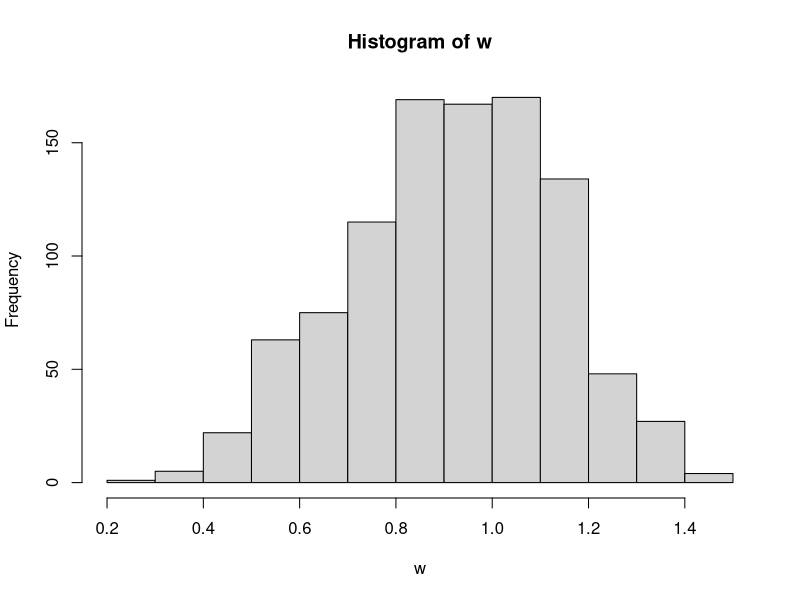
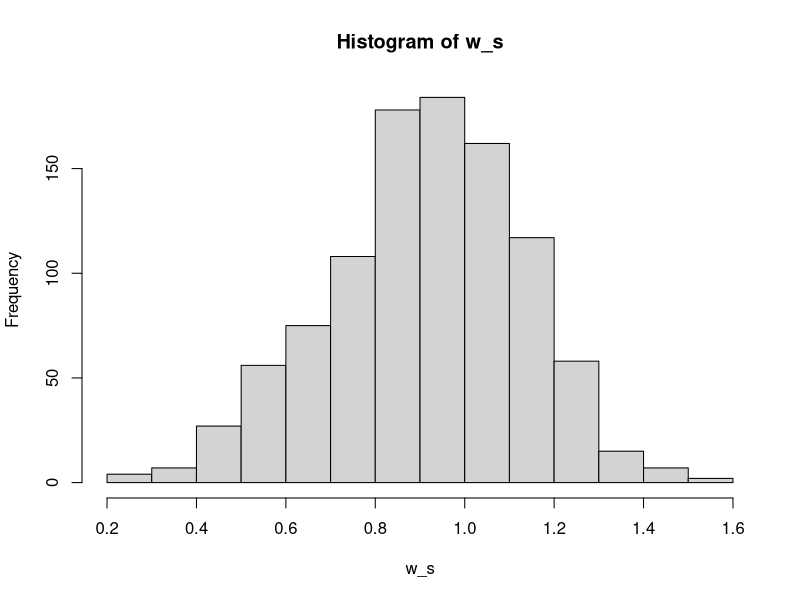
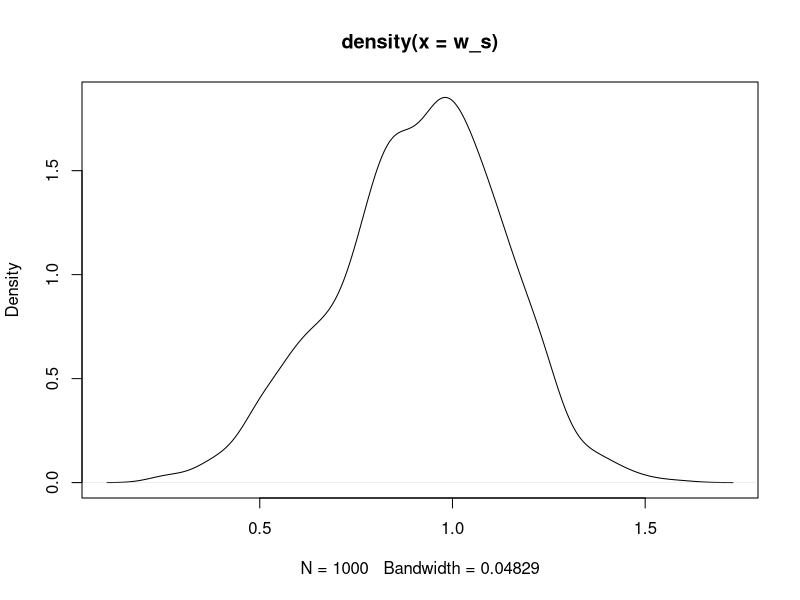
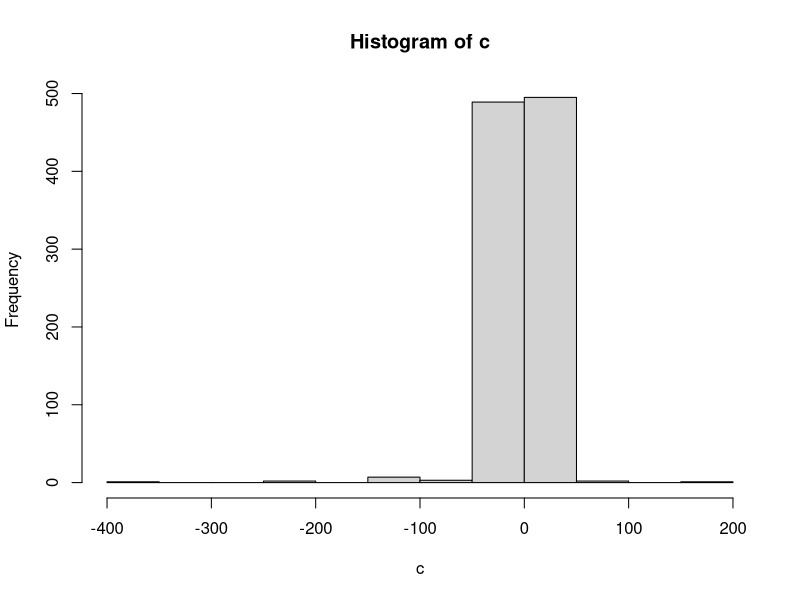
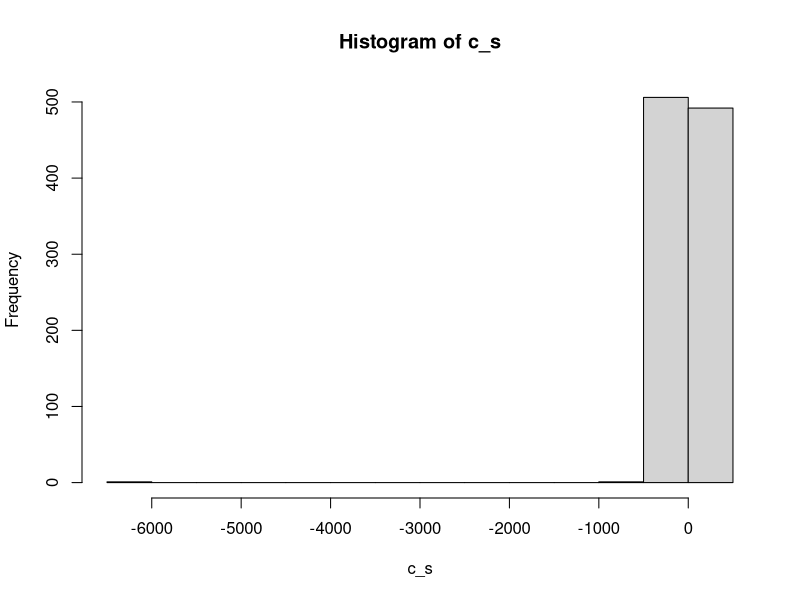
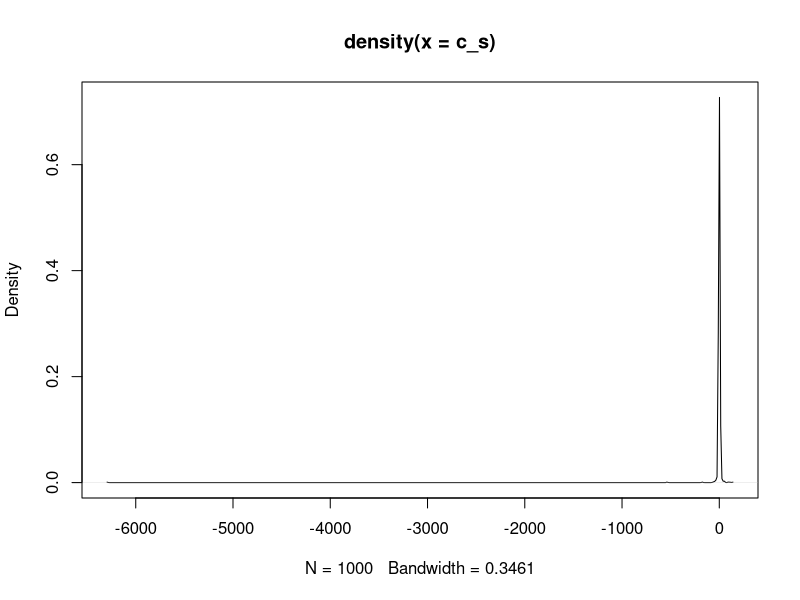
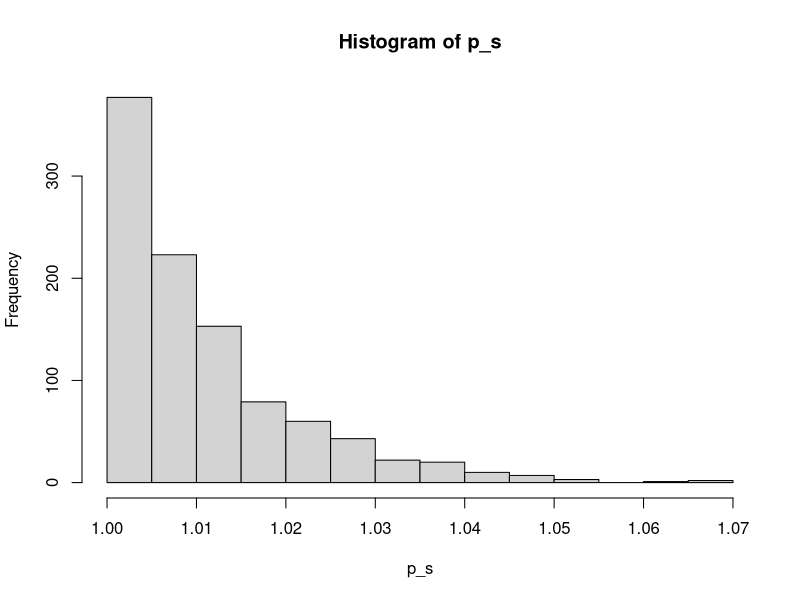

Write the R code that produced these figures, in order.
#  Chapitre 1

# Ex. 1. Simulate Weibull distribution
# generate by R
w <- rweibull(1000,shape=5,scale=1)
hist(w)

# simulation
n <- 1000
a <- 1
b <- 5
U <- runif(n)
w_s <- rep(0,n)
w_s <- a*(-log(1-U))^(1/b)
hist(w_s)
plot(density(w_s))


# Ex. 2 Simulate Cauchy distribution
# by R
c <- rcauchy(1000,location = 0, scale=1)
hist(c)

#simulation
n <- 1000
U <- runif(n)
c_s <- tan(pi*(U-1/2))
hist(c_s)
plot(density(c_s))


# Ex. 4 Simulate Pareto distribution
# by inversion
theta <- 1
alpha <- 100
n <- 1000
U <- runif(n)
p_s <- theta/(U)^(1/alpha)
hist(p_s)

#

